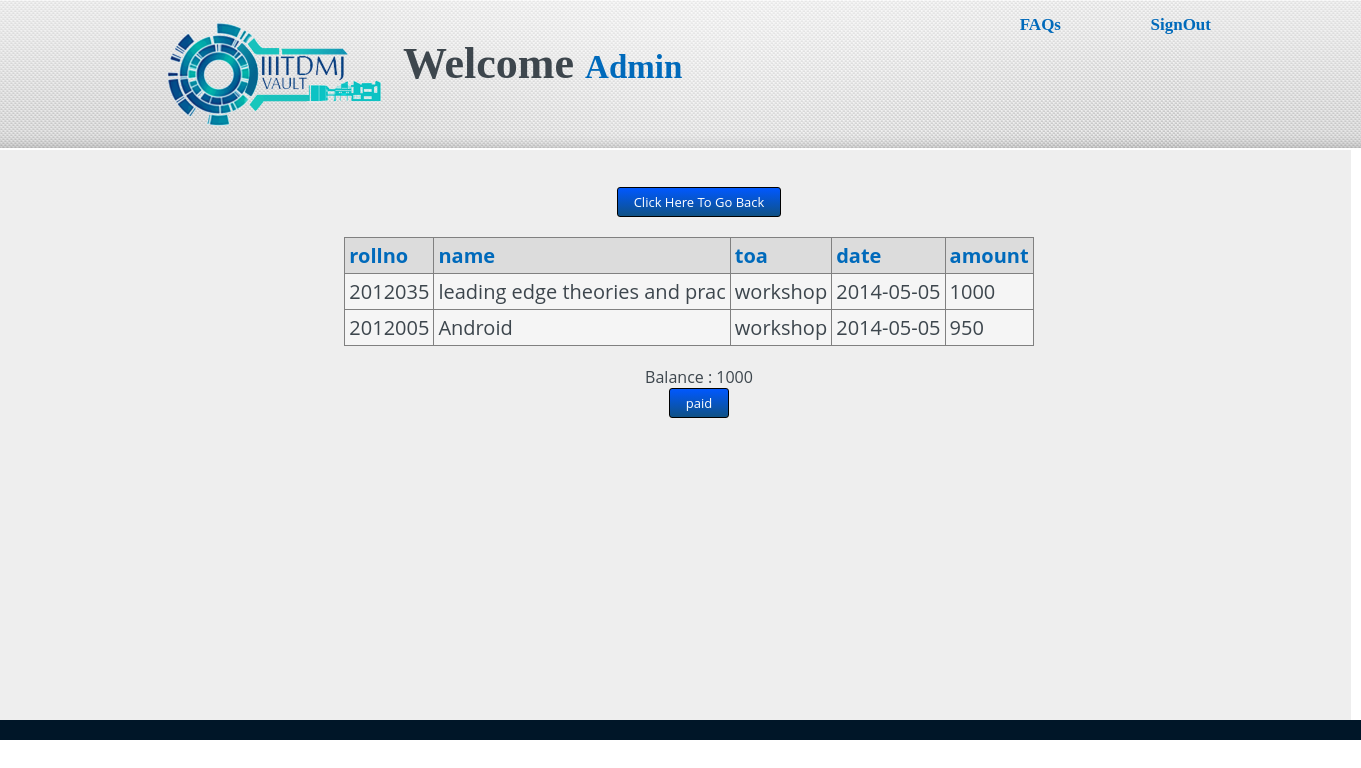
Screenshot of /admins_home/workshop.php with the database file from the repository.
### tables this page shows
CREATE TABLE IF NOT EXISTS `trans` (
  `id` int(10) NOT NULL AUTO_INCREMENT,
  `rollno` int(7) NOT NULL,
  `name` varchar(30) NOT NULL,
  `toa` varchar(10) NOT NULL,
  `date` date NOT NULL,
  `amount` float DEFAULT NULL,
  PRIMARY KEY (`id`),
  KEY `rollno` (`rollno`),
  KEY `toa` (`toa`)
);

CREATE TABLE IF NOT EXISTS `account` (
  `name` varchar(10) NOT NULL,
  `password` varchar(10) NOT NULL,
  `bal` float NOT NULL DEFAULT '0',
  PRIMARY KEY (`name`)
);

### admins_home/workshop.php (the view, shortened to what this page needs)
<html>
	<head>
		<link href="css.css" rel="stylesheet" type="text/css">
	</head>
	<body>
		<div id="header">
			<div id="header1">
				<img id="logo" src="images/iiit.png">
				<h2 class="welcome">Welcome <span class="user">Admin</span></h2>
			</div>
			<a href=# class="header-faq">FAQs</a>
			<a href="signout.php" class="header-signout">SignOut</a>
		</div>
		<table id="main" >
			<tr>
			<td style="vertical-align:top">
			</td>
			<td style="padding-right: 100px;height: 500px;">
		    <div id="main-right" style="padding-bottom: 0px;align-content: center;padding-right: 100px;padding-top: 10px;">
		    <center style="
    padding-bottom: 260px;
"><a href="admin.php"><input type="submit" name="back" value="Click Here To Go Back" class="freshbutton-blue "></a>
<?php
			$qry="SELECT * FROM trans where toa='workshop' ORDER BY id DESC";
			$result=mysql_query($qry);
			echo '<table border="1">
			<th>rollno</th>
			<th>name</th>
			<th>toa</th>
			<th>date</th>
			<th>amount</th>';
			while ($row = mysql_fetch_assoc($result))
			{
					echo '<tr>
						<td>'.$row['rollno'].'</td>
						<td>'.$row['name'].'</td>
						<td>'.$row['toa'].'</td>
						<td>'.$row['date'].'</td>
						<td>'.$row['amount'].'</td>
						</tr>';
			}
			echo '</table>';
			$bal=0;
			$qry="SELECT bal FROM account where name='workshop' ";
			$result=mysql_query($qry);
			while ($row = mysql_fetch_assoc($result))
			{
				$bal=$row['bal'];
			}
			echo 'Balance : '.$bal;
?>
<form action="workshop.php" method="post">
	<input type="submit" name="paid" value="paid" class="freshbutton-blue ">
</form>
</div>
			</td>
			</tr>
		</table>
		<div id="footer">
		</div>
	</body>
</html>

### admins_home/css.css (style rules this page uses)
body, input, textarea, select, button, .normal { font-family: "Open Sans","lucida grande","Segoe UI",arial,verdana,"lucida sans unicode",tahoma,sans-serif; font-size: 13px; color: #3d464d; font-weight: normal; }
body { margin: 0 0 0 0; }
a { text-decoration: blink; color: white; font-size: 25; font-family: segoe ui light; }
#main-right table { font-size: 20; margin: 1em 1em 1em 0; background: whitesmoke; border-collapse: collapse; }
#main-right table th, table td { border: 1px silver gainsboro; padding: 0.2em; }
#main-right table th { font-size: 20; background: gainsboro; text-align: left; }
#main-right a { font-size: 20; color:red; }
#header { background: url(images/bg_top3_repeat.jpg) top center repeat-x; height:150px; }
.freshbutton-blue { filter: progid:DXImageTransform.Microsoft.gradient(startColorstr="#168add", endColorstr="#007ee5"); background: -webkit-gradient(linear, left top, left bottom, from(#0058ff), to(#0f5185)); background: -moz-linear-gradient(top, #168add, #007ee5); border: 1px solid #000000; color: white; padding: 5px 16px; border-radius: 3px; }
#header1 { background: url(images/bg_top3.jpg) top center no-repeat; padding: 28px 28px; height:94px; }
#logo { float:left; padding-left: 50px; width: 250px; margin-left: 75px; margin-bottom: 0px; margin-top: -20; }
.header-faq { margin-right: 300px; float: right; margin-top: -135; font-size: 17px; color: #006abb; font-weight: bold; }
.header-signout { margin-right: 150px; float: right; margin-top: -135; font-size: 17px; color: #006abb; font-weight: bold; }
.welcome { margin-top: 10px; font-family: segoe ui light; font-size:44px; }
.user { color:#006abb; font-size:33px; }
#main { background:#eeeeee; margin-top: -1; height:570px; width:1351px; }
#main-right { width: 900px; float: right; }
#main-right th { font-size: 25px; color: #006abb; }
#footer { background-color:#001628; height:20px; }

### rows the page displays
trans: rollno "2012035", name "leading edge theories and prac", toa "workshop", date "2014-05-05", amount "1000"
trans: rollno "2012005", name "Android", toa "workshop", date "2014-05-05", amount "950"
account: bal "1000"
